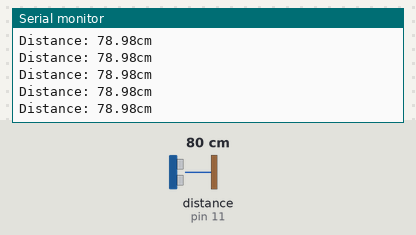
This sketch was run on a simulated Arduino Uno, built with avr-gcc and run on an emulated ATmega328P. Shown: the last lines printed to the serial monitor. Wiring (inferred from the names in the program): ultrasonic range finder: trigger pin 10; echo pin 11. The test bench sets the inputs (shaded band); at power-on: distance to the obstacle (sensor on pin 11) 80 cm. The echo pulse lasts 58.3 µs per cm.

Above: at 1.2 s.
1.3 s: distance to the obstacle (sensor on pin 11) set to 2 cm
At 1.4 s:
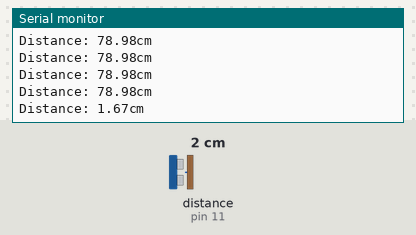
4.3 s: distance to the obstacle (sensor on pin 11) set to 9 cm
At 4.4 s:
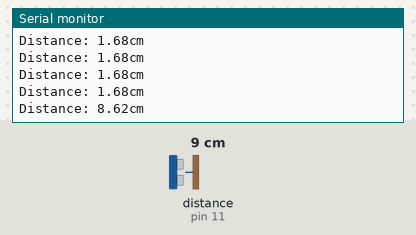
7.3 s: distance to the obstacle (sensor on pin 11) set to 4 cm
At 7.3 s:
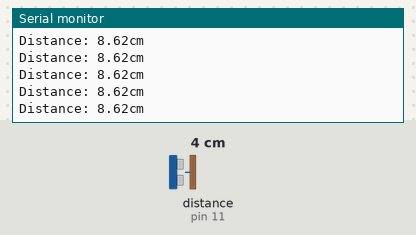
10.3 s: distance to the obstacle (sensor on pin 11) set to 2 cm
At 10.3 s:
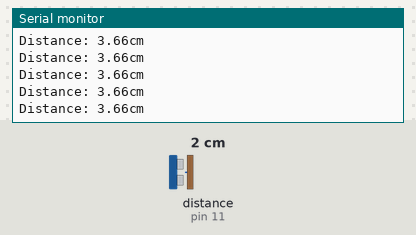
Timing chart, 0 to 13.3 s (numbered marks = the images above; inputs shaded):
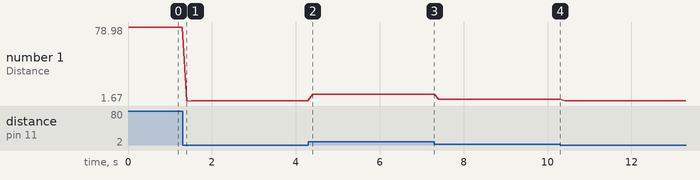

Measured:
- after the input at 1.3 s, the serial monitor: prints a new line after 0.10 s (image 1)
- after the input at 4.3 s, the serial monitor: prints a new line after 0.10 s (image 2)
- plotted number 1: 78.98 → 1.68 after the input at 1.3 s, 1.68 → 8.62 after the input at 4.3 s, 8.62 → 3.66 after the input at 7.3 s, 3.66 → 1.68 after the input at 10.3 s

The sketch:

ultrasonic_senzor.ino
```cpp
int trig = 10;
int echo = 11;

long duration;
float distance;

void setup() {
  // put your setup code here, to run once:
  pinMode(trig, OUTPUT);
  pinMode(echo, INPUT);
  Serial.begin(9600);

}

void loop() {
  // put your main code here, to run repeatedly:
  digitalWrite(trig, LOW); //ne asiguram ca e stabil
  delay(10);

  digitalWrite(trig, HIGH);
  delayMicroseconds(10); //microsecunde pt short short delay
  digitalWrite(trig, LOW);

  duration = pulseIn(echo, HIGH); //masoara timpul dintre high pana se face low

  distance = duration * 0.017; // /100000*343/2*100 , distanta=(viteza lumini*timp)/2 si *100 pt cm

  Serial.print("Distance: "); //priny simplu fara ent dupa
  Serial.print(distance);
  Serial.println("cm");
  delay(100);
}
```
